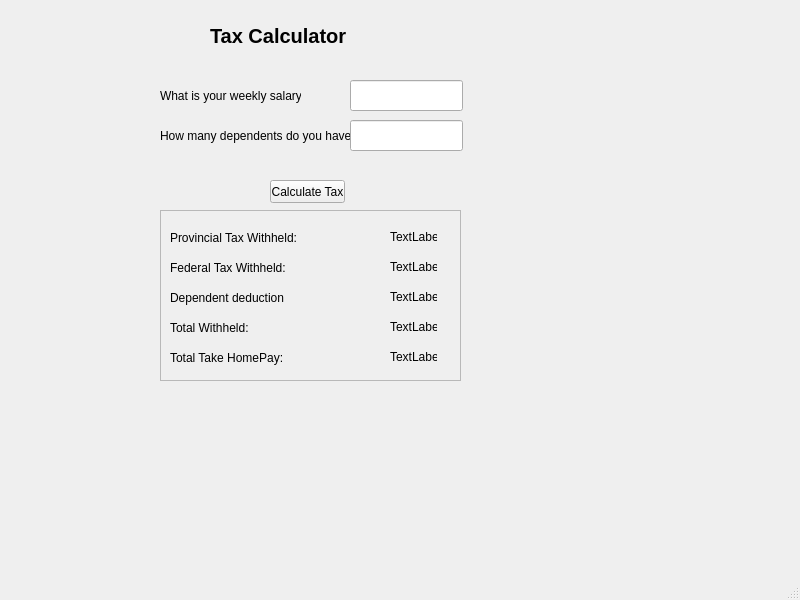
<?xml version="1.0" encoding="UTF-8"?>
<ui version="4.0">
 <class>MainWindow</class>
 <widget class="QMainWindow" name="MainWindow">
  <property name="geometry">
   <rect>
    <x>0</x>
    <y>0</y>
    <width>800</width>
    <height>600</height>
   </rect>
  </property>
  <property name="acceptDrops">
   <bool>false</bool>
  </property>
  <property name="windowTitle">
   <string>Tax Calculator</string>
  </property>
  <widget class="QWidget" name="centralwidget">
   <widget class="QLabel" name="labelasksalary">
    <property name="geometry">
     <rect>
      <x>160</x>
      <y>80</y>
      <width>141</width>
      <height>31</height>
     </rect>
    </property>
    <property name="text">
     <string>What is your weekly salary?:</string>
    </property>
   </widget>
   <widget class="QLineEdit" name="lineEditsalaryInput">
    <property name="geometry">
     <rect>
      <x>350</x>
      <y>80</y>
      <width>113</width>
      <height>31</height>
     </rect>
    </property>
   </widget>
   <widget class="QLabel" name="labelaskdependent">
    <property name="geometry">
     <rect>
      <x>160</x>
      <y>120</y>
      <width>191</width>
      <height>31</height>
     </rect>
    </property>
    <property name="text">
     <string>How many dependents do you have?:</string>
    </property>
   </widget>
   <widget class="QLineEdit" name="lineEditnumberofDependent">
    <property name="geometry">
     <rect>
      <x>350</x>
      <y>120</y>
      <width>113</width>
      <height>31</height>
     </rect>
    </property>
   </widget>
   <widget class="QPushButton" name="pushButtoncalculateTax">
    <property name="geometry">
     <rect>
      <x>270</x>
      <y>180</y>
      <width>75</width>
      <height>23</height>
     </rect>
    </property>
    <property name="text">
     <string>Calculate Tax</string>
    </property>
   </widget>
   <widget class="QFrame" name="FrameShowDetails">
    <property name="geometry">
     <rect>
      <x>160</x>
      <y>210</y>
      <width>301</width>
      <height>171</height>
     </rect>
    </property>
    <property name="frameShape">
     <enum>QFrame::StyledPanel</enum>
    </property>
    <property name="frameShadow">
     <enum>QFrame::Raised</enum>
    </property>
    <widget class="QLabel" name="labelptaxwithheld">
     <property name="geometry">
      <rect>
       <x>10</x>
       <y>20</y>
       <width>161</width>
       <height>16</height>
      </rect>
     </property>
     <property name="text">
      <string>Provincial Tax Withheld:</string>
     </property>
    </widget>
    <widget class="QLabel" name="labelftaxwithheld">
     <property name="geometry">
      <rect>
       <x>10</x>
       <y>50</y>
       <width>161</width>
       <height>16</height>
      </rect>
     </property>
     <property name="text">
      <string>Federal Tax Withheld:</string>
     </property>
    </widget>
    <widget class="QLabel" name="labeltwithheld">
     <property name="geometry">
      <rect>
       <x>10</x>
       <y>110</y>
       <width>161</width>
       <height>16</height>
      </rect>
     </property>
     <property name="text">
      <string>Total Withheld:</string>
     </property>
    </widget>
    <widget class="QLabel" name="labelthomepay">
     <property name="geometry">
      <rect>
       <x>10</x>
       <y>140</y>
       <width>161</width>
       <height>16</height>
      </rect>
     </property>
     <property name="text">
      <string>Total Take HomePay:</string>
     </property>
    </widget>
    <widget class="QLabel" name="labeldependentdeduction">
     <property name="geometry">
      <rect>
       <x>10</x>
       <y>80</y>
       <width>191</width>
       <height>16</height>
      </rect>
     </property>
     <property name="text">
      <string>Dependent deduction</string>
     </property>
    </widget>
    <widget class="QLabel" name="labelprovincialTax">
     <property name="geometry">
      <rect>
       <x>230</x>
       <y>20</y>
       <width>47</width>
       <height>13</height>
      </rect>
     </property>
     <property name="text">
      <string>TextLabel</string>
     </property>
    </widget>
    <widget class="QLabel" name="labelfederalTax">
     <property name="geometry">
      <rect>
       <x>230</x>
       <y>50</y>
       <width>47</width>
       <height>13</height>
      </rect>
     </property>
     <property name="text">
      <string>TextLabel</string>
     </property>
    </widget>
    <widget class="QLabel" name="labeldeductionforDependent">
     <property name="geometry">
      <rect>
       <x>230</x>
       <y>80</y>
       <width>47</width>
       <height>13</height>
      </rect>
     </property>
     <property name="text">
      <string>TextLabel</string>
     </property>
    </widget>
    <widget class="QLabel" name="labeltotalWithheld">
     <property name="geometry">
      <rect>
       <x>230</x>
       <y>110</y>
       <width>47</width>
       <height>13</height>
      </rect>
     </property>
     <property name="text">
      <string>TextLabel</string>
     </property>
    </widget>
    <widget class="QLabel" name="labeltakeHomepay">
     <property name="geometry">
      <rect>
       <x>230</x>
       <y>140</y>
       <width>47</width>
       <height>13</height>
      </rect>
     </property>
     <property name="text">
      <string>TextLabel</string>
     </property>
    </widget>
   </widget>
   <widget class="QLabel" name="labelName">
    <property name="geometry">
     <rect>
      <x>210</x>
      <y>20</y>
      <width>151</width>
      <height>31</height>
     </rect>
    </property>
    <property name="font">
     <font>
      <pointsize>15</pointsize>
      <weight>75</weight>
      <bold>true</bold>
     </font>
    </property>
    <property name="text">
     <string>Tax Calculator</string>
    </property>
   </widget>
  </widget>
  <widget class="QStatusBar" name="statusbar"/>
 </widget>
 <resources/>
 <connections/>
</ui>
